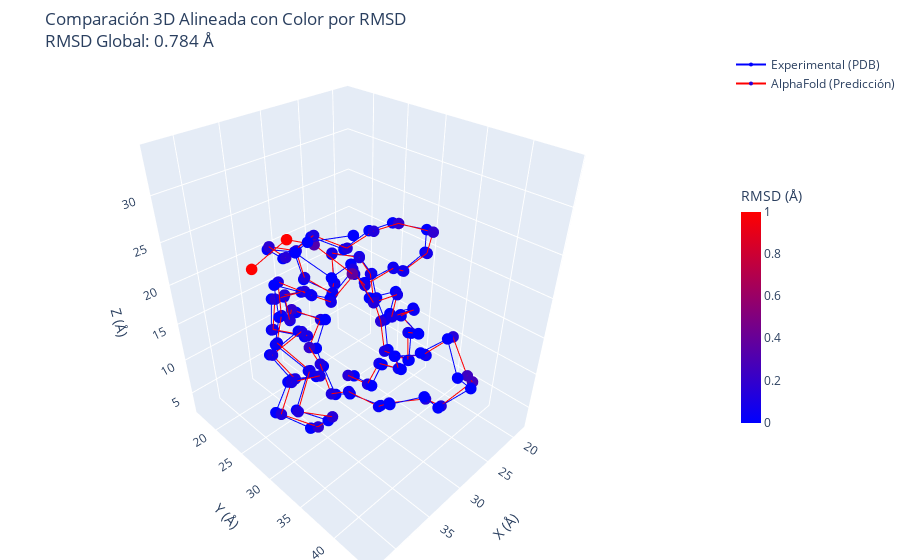

The notebook cell saved with this chart:
### Code cell
import numpy as np
import plotly.graph_objects as go
from Bio.PDB import PDBParser, Superimposer

# Función para cargar una estructura PDB y extraer carbonos alfa (CA) de una cadena específica
def cargar_ca(pdb_path, chain_id="A", max_residuos=None):
    try:
        parser = PDBParser(QUIET=True)
        estructura = parser.get_structure("Proteina", pdb_path)
        
        # Verificar si la cadena existe
        if chain_id not in [chain.id for chain in estructura[0]]:
            raise ValueError(f"La cadena {chain_id} no existe en el archivo {pdb_path}.")
        
        ca_atoms = []
        for i, res in enumerate(estructura[0][chain_id]):  # Usamos la cadena especificada
            if "CA" in res:
                if max_residuos is not None and i >= max_residuos:
                    break
                ca_atoms.append(res["CA"])
        
        if not ca_atoms:
            raise ValueError(f"No se encontraron carbonos alfa (CA) en la cadena {chain_id} del archivo {pdb_path}.")
        
        return ca_atoms
    except Exception as e:
        print(f"Error al cargar el archivo {pdb_path}: {e}")
        return None

# Función para alinear dos estructuras usando Superimposer y calcular RMSD por residuo
def alinear_estructuras(ca_exp, ca_af):
    try:
        super_imposer = Superimposer()
        super_imposer.set_atoms(ca_exp, ca_af)
        super_imposer.apply(ca_af)  # Aplica la transformación a la predicción de AlphaFold
        
        # Calcular RMSD por residuo
        rmsd_residuos = np.linalg.norm(
            np.array([atom1.get_coord() for atom1 in ca_exp]) - 
            np.array([atom2.get_coord() for atom2 in ca_af]),
            axis=1
        )

        return super_imposer, rmsd_residuos
    except Exception as e:
        print(f"Error al alinear las estructuras: {e}")
        return None, None

# Función para graficar con coloración según desviación estructural
def graficar_estructuras_coloreadas(ca_exp, ca_af, rmsd_residuos, title="Comparación 3D Alineada"):
    try:
        # Convertir a coordenadas NumPy para graficar
        ca_exp_coords = np.array([atom.get_coord() for atom in ca_exp])
        ca_af_coords = np.array([atom.get_coord() for atom in ca_af])

        # Normalizar los valores de RMSD para que los colores vayan de azul (baja desviación) a rojo (alta desviación)
        colores = np.interp(rmsd_residuos, (0, 5), (0, 1))  # RMSD entre 0 y 5 Å

        # Crear gráfico 3D con plotly
        fig = go.Figure()

        # Graficar estructura experimental en azul
        fig.add_trace(go.Scatter3d(
            x=ca_exp_coords[:, 0], y=ca_exp_coords[:, 1], z=ca_exp_coords[:, 2],
            mode='lines+markers',
            marker=dict(size=4, color='blue'),
            line=dict(color='blue', width=2),
            name="Experimental (PDB)"
        ))

        # Graficar estructura AlphaFold con colores según RMSD
        fig.add_trace(go.Scatter3d(
            x=ca_af_coords[:, 0], y=ca_af_coords[:, 1], z=ca_af_coords[:, 2],
            mode='lines+markers',
            marker=dict(size=4, color=colores, colorscale='Bluered', cmin=0, cmax=1,
                        colorbar=dict(title="RMSD (Å)", thickness=20, len=0.5)),
            line=dict(color='red', width=2),
            name="AlphaFold (Predicción)"
        ))

        # Configuración del gráfico
        fig.update_layout(
            scene=dict(
                xaxis_title='X (Å)',
                yaxis_title='Y (Å)',
                zaxis_title='Z (Å)',
            ),
            title=f"{title}<br>RMSD Global: {rmsd_residuos.mean():.3f} Å",
            margin=dict(l=0, r=0, b=0, t=50)  # Ajustar márgenes
        )

        # Mostrar el gráfico interactivo
        fig.show()

        # Exportar el gráfico como HTML
        fig.write_html("comparacion_3d.html")
    except Exception as e:
        print(f"Error al graficar las estructuras: {e}")

# Cargar las estructuras
pdb_exp_path = "/home/antonio-tapia/Documentos/pdb_files/pdb1ubq.ent"
pdb_af_path = "/home/antonio-tapia/Documentos/alphafold_models/P0CG47.pdb"

# Cargar solo los primeros 76 residuos (o menos si una estructura es más corta)
ca_exp = cargar_ca(pdb_exp_path, chain_id="A", max_residuos=76)
ca_af = cargar_ca(pdb_af_path, chain_id="A", max_residuos=76)

# Verificar que ambas estructuras se cargaron correctamente
if ca_exp is not None and ca_af is not None:
    # Alinear estructuras y calcular RMSD por residuo
    super_imposer, rmsd_residuos = alinear_estructuras(ca_exp, ca_af)
    
    if super_imposer is not None:
        # Graficar estructuras alineadas con colores por desviación
        graficar_estructuras_coloreadas(ca_exp, ca_af, rmsd_residuos,
                                        title="Comparación 3D Alineada con Color por RMSD")
        
        # Mostrar el RMSD global
        print(f"RMSD entre estructuras: {super_imposer.rms:.3f} Å")

### Figure 1 — Plotly figure (JSON) as saved in the notebook; plotly's stock layout.template omitted (floating-point values rounded to 4 significant figures)
{"data": [{"line": {"color": "blue", "width": 2}, "marker": {"color": "blue", "size": 4}, "mode": "lines+markers", "name": "Experimental (PDB)", "type": "scatter3d", "x": [26.27, 26.85, 26.24, 26.77, 28.6, 27.69, 30.23, 29.61, 31.42, 28.98, 31.19, 29.54, 31.72, 30.5, 31.68, 31.22, 30.29, 28.47, 25.83, 28.05, 30.8, 31.4, 31.29, 35.03, 35.59, 33.53, 35.6, 38.79, 37.47, 36.73, 40.27, 41.72, 39.81, 39.68, 42.35, 40.23, 41.46, 38.82, 39.06, 37.74, 34.74, 31.2, 28.76, 25.03, 22.13, 18.44, 19.4, 21.55, 25.35, 26.83, 29.01, 32.26, 31.57, 28.11, 27.57, 25.59, 22.92, 22.42, 21.08, 19.07, 21.18, 20.08, 21.66, 21.91, 21.42, 23.21, 25.15, 26.18, 29.8, 30.48, 34.15, 35.16, 38.67, 40.87, 41.85, 40.37], "y": [25.41, 29.02, 30.06, 33.44, 33.97, 37.31, 38.64, 41.18, 43.94, 43.96, 42.01, 39.02, 36.29, 33.88, 30.27, 27.34, 24.25, 20.94, 19.83, 16.83, 19.08, 19.06, 22.2, 21.72, 21.94, 25.1, 26.72, 25.76, 27.39, 30.57, 30.51, 30.02, 32.99, 35.55, 34.27, 33.72, 30.75, 28.02, 28.06, 31.64, 30.88, 30.33, 29.57, 30.17, 29.06, 29.14, 29.89, 26.8, 26.87, 24.52, 21.66, 20.67, 16.96, 17.44, 18.19, 21.11, 18.58, 17.64, 21.15, 21.35, 24.26, 24.77, 26.85, 30.56, 30.25, 32.76, 31.61, 34.13, 34.15, 35.37, 35.47, 34.17, 35.5, 33.8, 36.55, 39.81], "z": [2.842, 3.898, 7.497, 9.197, 12.5, 14.14, 16.66, 19.47, 17.55, 14.68, 12.33, 10.65, 9.176, 6.512, 6.639, 4.275, 6.193, 5.98, 8.494, 9.21, 10.57, 14.29, 16.42, 17.07, 13.3, 12.98, 15.74, 13.88, 10.67, 12.65, 14.11, 10.64, 9.233, 12.07, 14.43, 17.51, 19.59, 19.89, 23.69, 23.71, 21.47, 22.78, 19.91, 20.4, 18.18, 19.08, 22.66, 23.13, 23.64, 21.01, 22.29, 20.51, 19.83, 18.28, 14.56, 13.07, 12.02, 15.69, 16.25, 13.0, 11.69, 8.033, 5.24, 5.881, 9.62, 11.89, 14.98, 17.65, 18.83, 22.37, 23.48, 26.9, 27.68, 30.25, 32.69, 33.94]}, {"line": {"color": "red", "width": 2}, "marker": {"cmax": 1, "cmin": 0, "color": [0.1513, 0.1042, 0.07544, 0.06732, 0.01304, 0.0338, 0.08041, 0.1498, 0.2434, 0.2664, 0.1316, 0.1353, 0.04277, 0.05379, 0.06059, 0.1095, 0.1102, 0.1897, 0.1173, 0.1865, 0.1461, 0.1461, 0.1356, 0.1434, 0.08494, 0.08641, 0.1017, 0.09933, 0.09234, 0.0998, 0.09402, 0.1296, 0.1782, 0.1538, 0.1232, 0.07008, 0.04471, 0.06089, 0.1002, 0.03756, 0.07952, 0.09719, 0.07621, 0.06716, 0.06577, 0.07875, 0.182, 0.1785, 0.1279, 0.1157, 0.1067, 0.1459, 0.1666, 0.142, 0.09958, 0.06388, 0.06992, 0.08463, 0.1093, 0.07919, 0.1058, 0.1406, 0.09266, 0.02284, 0.07596, 0.03217, 0.02564, 0.04394, 0.07924, 0.07024, 0.1249, 0.1006, 0.3734, 0.3218, 1.0, 1.0], "colorbar": {"len": 0.5, "thickness": 20, "title": {"text": "RMSD (Å)"}}, "colorscale": [[0, "rgb(0,0,255)"], [1, "rgb(255,0,0)"]], "size": 4}, "mode": "lines+markers", "name": "AlphaFold (Predicción)", "type": "scatter3d", "x": [26.82, 27.07, 26.36, 26.84, 28.54, 27.58, 29.98, 28.87, 30.27, 27.83, 30.59, 29.2, 31.62, 30.64, 31.7, 31.66, 30.61, 29.25, 26.21, 28.67, 31.14, 31.58, 31.26, 35.03, 35.6, 33.43, 35.54, 38.77, 37.29, 36.57, 40.16, 41.51, 39.4, 39.47, 42.55, 40.26, 41.29, 38.52, 38.57, 37.78, 34.91, 31.36, 28.99, 25.26, 22.28, 18.53, 19.39, 21.54, 25.29, 26.82, 28.98, 32.34, 31.69, 28.26, 27.65, 25.84, 23.15, 22.59, 21.45, 19.41, 21.7, 20.77, 22.08, 21.96, 21.59, 23.11, 25.17, 26.21, 29.87, 30.57, 34.22, 35.33, 37.75, 39.56, 39.4, 42.59], "y": [24.9, 28.56, 29.7, 33.11, 33.97, 37.34, 38.92, 41.25, 44.19, 43.35, 41.91, 38.95, 36.1, 33.73, 30.08, 27.1, 24.1, 20.55, 19.38, 16.77, 19.48, 19.49, 22.78, 22.37, 22.29, 25.45, 27.19, 26.21, 27.76, 30.98, 30.93, 30.63, 33.69, 35.94, 34.77, 33.98, 30.8, 28.04, 28.05, 31.82, 31.18, 30.76, 29.87, 30.41, 29.31, 29.52, 30.8, 27.66, 27.49, 25.0, 22.08, 21.27, 17.49, 17.97, 18.46, 21.29, 18.69, 17.87, 21.51, 21.49, 24.26, 24.7, 26.68, 30.47, 29.92, 32.66, 31.7, 34.29, 34.49, 35.66, 36.06, 34.57, 36.99, 34.58, 30.89, 30.04], "z": [2.931, 3.991, 7.545, 9.177, 12.49, 14.02, 16.5, 19.34, 17.25, 14.39, 12.08, 10.07, 9.191, 6.343, 6.867, 4.493, 6.619, 6.345, 8.447, 9.911, 11.07, 14.85, 16.76, 17.38, 13.55, 13.21, 15.91, 14.09, 10.87, 12.87, 14.28, 10.7, 9.619, 12.7, 14.73, 17.74, 19.72, 19.93, 23.8, 23.74, 21.29, 22.64, 19.81, 20.47, 18.33, 19.14, 22.68, 23.37, 23.79, 21.34, 22.62, 20.92, 20.46, 18.72, 14.98, 13.15, 12.27, 16.01, 16.43, 13.15, 11.81, 8.134, 5.152, 5.841, 9.627, 11.82, 14.89, 17.51, 18.64, 22.21, 23.29, 26.64, 28.33, 30.76, 29.7, 27.83]}], "layout": {"margin": {"b": 0, "l": 0, "r": 0, "t": 50}, "scene": {"xaxis": {"title": {"text": "X (Å)"}}, "yaxis": {"title": {"text": "Y (Å)"}}, "zaxis": {"title": {"text": "Z (Å)"}}}, "title": {"text": "Comparación 3D Alineada con Color por RMSD<br>RMSD Global: 0.784 Å"}}}
